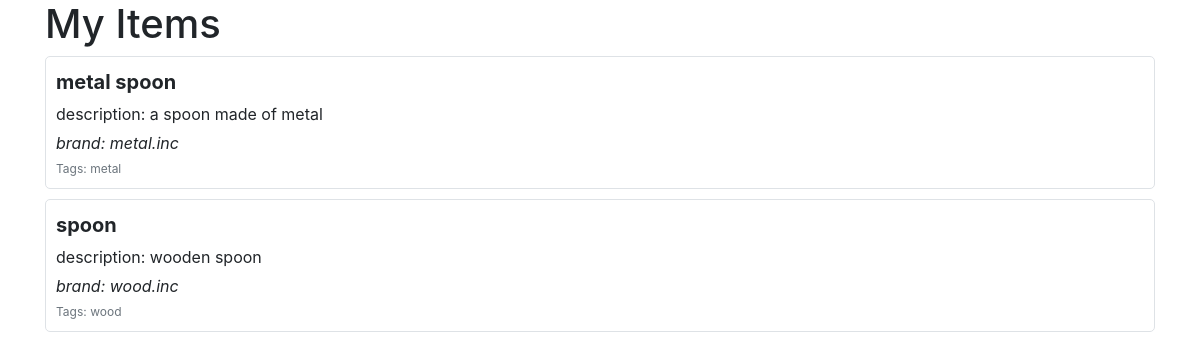
Before: / with the older database file.
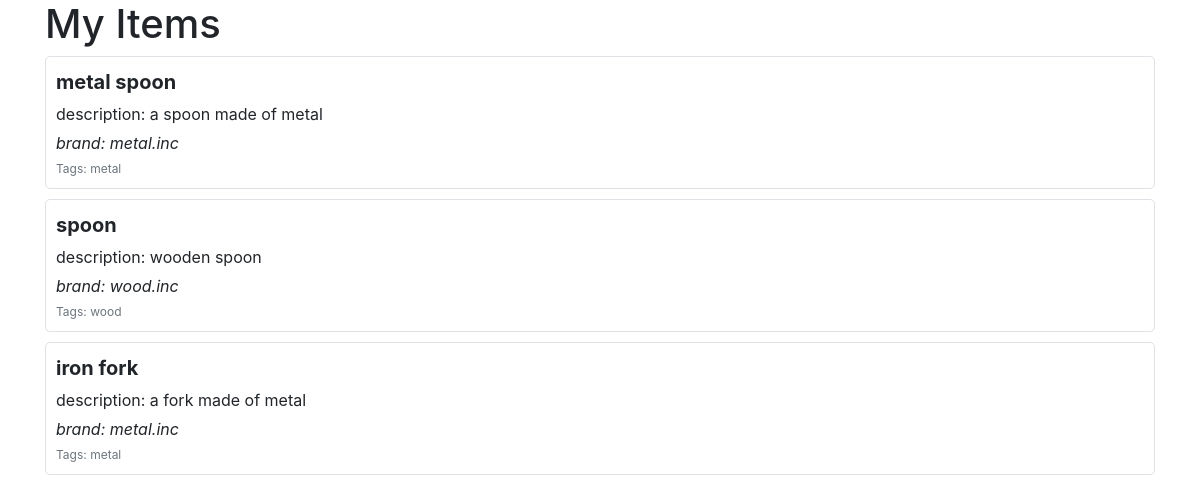
After: the same page with the newer database file.
### core/models.py (models this page shows, shortened)
class Items(models.Model):
    name = models.CharField(max_length=128)
    description = models.CharField(max_length=500)
    brand= models.CharField(max_length=128)
    tags = TaggableManager()

### core/views.py (the view)
# urls.py: path('', items_list, name='items_list'),
def items_list(request):
    items = Items.objects.all()
    return render(request, 'core/items_list.html', {'items': items})

### core/templates/core/items_list.html (shortened to what this page needs)
{% load static %}
<!DOCTYPE html>
<html>
<head>
	<link rel="stylesheet" href="https://cdnjs.cloudflare.com/ajax/libs/twitter-bootstrap/4.6.0/css/bootstrap.min.css" />
</head>
<body>
	<div class="container">
		<h1>My Items</h1>
		{% for item in items %}
			<div class="item">
				<div class="name">{{ item.name }}</div>
				<div class="description">description: {{ item.description }}</div>
				<div class="brand">brand: {{ item.brand }}</div>
				<div class="tags">Tags: {% for tag in item.tags.all %}{{ tag.name }}{% if not forloop.last %}, {% endif %}{% endfor %}</div>
			</div>
		{% empty %}
			<p>No items to display.</p>
		{% endfor %}
	</div>

### core/templates/core/items_list.html (style rules this page uses)
.item { border: 1px solid #dee2e6; padding: 10px; margin-bottom: 10px; background-color: #ffffff; border-radius: 5px; }
.item .name { font-size: 20px; font-weight: bold; margin-bottom: 5px; }
.item .description { margin-bottom: 5px; }
.item .brand { font-style: italic; margin-bottom: 5px; }
.item .tags { font-size: 12px; color: #6c757d; }

Changed rows visible on the page:
added Items: name "iron fork", description "a fork made of metal", brand "metal.inc", Tag (name "metal")
